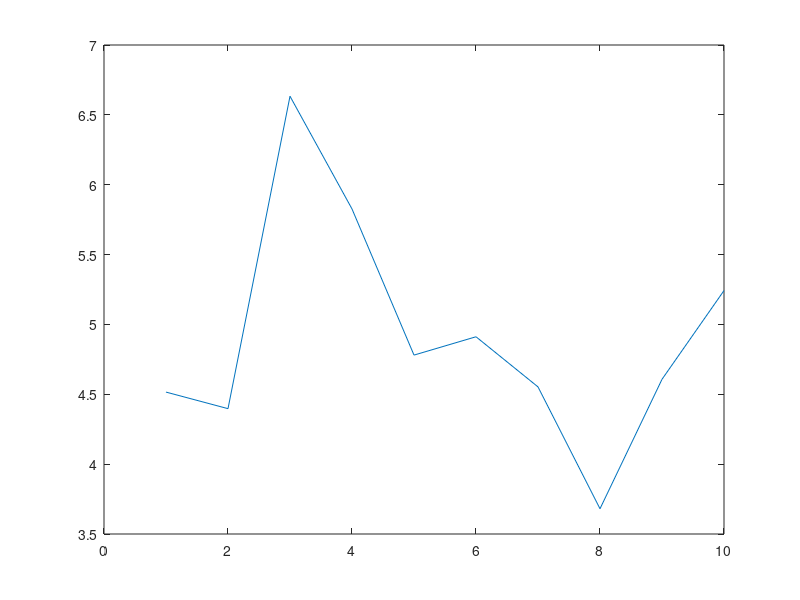

Reproduce this figure in MATLAB. (Note: this script raises an error after producing the figure.)
%% Viterbi BER performance 
% Generate plot of BER against SNR for Viterbi decoder. 

%% Gaussian Noise 
% Gaussian Noise = mean +std_deviation*randn(1,N). 
% Set the noise variance such that SNR ranges between 0dB and 10dB with
% steps of 1dB. This can be rewritten as: 
% y = 5 + randn(1,N) 

figure 
x = [1:10]; 
SNR = 5 + randn(1, 10);
plot(x, SNR);

%% BER of message
% Calculated by taking number of incorrect message bits and dividing them by the
% total size of the message. Take log10() of this rate. 
for n= 1: 11
    msg_string = randi([0 1], 1, 4);
    codeword = eightFourFourEncoder(msg_string); 
    receivedSignal = 1/SNR(mod(n,10)+1)* codeword + codeword;
end
%% 